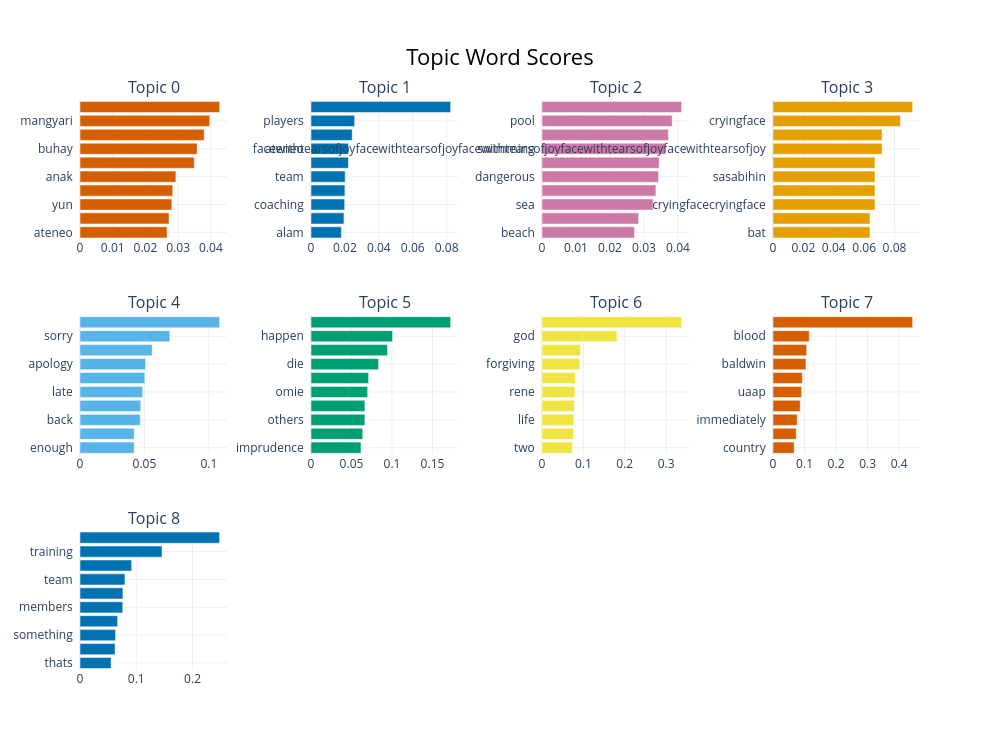

Notebook code for this chart:
### Code cell
topic_model.visualize_barchart(top_n_topics=10, n_words=10)

### Figure 1 — Plotly figure (JSON) as saved in the notebook; plotly's stock layout.template omitted (floating-point values rounded to 4 significant figures)
{"data": [{"marker": {"color": "#D55E00"}, "orientation": "h", "type": "bar", "x": [0.02661, 0.0272, 0.02807, 0.02834, 0.0293, 0.03492, 0.03579, 0.03795, 0.03964, 0.04267], "xaxis": "x", "y": ["ateneo  ", "nyo  ", "yun  ", "nman  ", "anak  ", "sorry  ", "buhay  ", "wala  ", "mangyari  ", "yan  "], "yaxis": "y"}, {"marker": {"color": "#0072B2"}, "orientation": "h", "type": "bar", "x": [0.01789, 0.01944, 0.01985, 0.01999, 0.02014, 0.0221, 0.02219, 0.02431, 0.02574, 0.08237], "xaxis": "x2", "y": ["alam  ", "tab  ", "coaching  ", "nga  ", "team  ", "training  ", "ateneo  ", "nya  ", "players  ", "coach  "], "yaxis": "y2"}, {"marker": {"color": "#CC79A7"}, "orientation": "h", "type": "bar", "x": [0.02722, 0.02842, 0.03265, 0.0335, 0.03427, 0.03446, 0.03629, 0.0372, 0.0383, 0.04108], "xaxis": "x3", "y": ["beach  ", "waters  ", "sea  ", "open  ", "dangerous  ", "ocean  ", "swimming  ", "water  ", "pool  ", "training  "], "yaxis": "y3"}, {"marker": {"color": "#E69F00"}, "orientation": "h", "type": "bar", "x": [0.06387, 0.06387, 0.06717, 0.06717, 0.06717, 0.06717, 0.07182, 0.07182, 0.08392, 0.09198], "xaxis": "x4", "y": ["bat  ", "grinningfacewithsweat  ", "cryingfacecryingface  ", "eye  ", "sasabihin  ", "cryingfacecryingfacecryingface  ", "facewithtearsofjoyfacewithtearsofjoyfacewithtearsofjoyfacewithtearsofjoyfacewithtearsofjoy  ", "bruhh  ", "cryingface  ", "bald  "], "yaxis": "y4"}, {"marker": {"color": "#56B4E9"}, "orientation": "h", "type": "bar", "x": [0.04206, 0.04206, 0.04673, 0.04717, 0.04862, 0.05033, 0.05087, 0.05602, 0.06973, 0.1084], "xaxis": "x5", "y": ["enough  ", "face  ", "back  ", "needed  ", "late  ", "apologize  ", "apology  ", "truth  ", "sorry  ", "jail  "], "yaxis": "y5"}, {"marker": {"color": "#009E73"}, "orientation": "h", "type": "bar", "x": [0.06172, 0.06389, 0.06655, 0.06655, 0.06998, 0.07119, 0.08347, 0.09444, 0.1007, 0.1724], "xaxis": "x6", "y": ["imprudence  ", "comes  ", "others  ", "blaming  ", "omie  ", "still  ", "die  ", "accident  ", "happen  ", "negligence  "], "yaxis": "y6"}, {"marker": {"color": "#F0E442"}, "orientation": "h", "type": "bar", "x": [0.07393, 0.07606, 0.07707, 0.07813, 0.07945, 0.08052, 0.09131, 0.09288, 0.1814, 0.3375], "xaxis": "x7", "y": ["two  ", "court  ", "life  ", "forgiveness  ", "rene  ", "heaven  ", "forgiving  ", "divine  ", "god  ", "justice  "], "yaxis": "y7"}, {"marker": {"color": "#D55E00"}, "orientation": "h", "type": "bar", "x": [0.06714, 0.07358, 0.07665, 0.08618, 0.09076, 0.09279, 0.1044, 0.1066, 0.115, 0.4428], "xaxis": "x8", "y": ["country  ", "guy  ", "immediately  ", "resignation  ", "uaap  ", "tab  ", "baldwin  ", "hands  ", "blood  ", "resign  "], "yaxis": "y8"}, {"marker": {"color": "#0072B2"}, "orientation": "h", "type": "bar", "x": [0.05514, 0.06233, 0.06321, 0.06693, 0.07589, 0.07626, 0.07986, 0.09181, 0.1457, 0.2482], "xaxis": "x9", "y": ["thats  ", "ateneo  ", "something  ", "parang  ", "members  ", "player  ", "team  ", "dagat  ", "training  ", "basketball  "], "yaxis": "y9"}], "layout": {"annotations": [{"font": {"size": 16}, "showarrow": false, "text": "Topic 0", "x": 0.0875, "xanchor": "center", "xref": "paper", "y": 1, "yanchor": "bottom", "yref": "paper"}, {"font": {"size": 16}, "showarrow": false, "text": "Topic 1", "x": 0.3625, "xanchor": "center", "xref": "paper", "y": 1, "yanchor": "bottom", "yref": "paper"}, {"font": {"size": 16}, "showarrow": false, "text": "Topic 2", "x": 0.6375, "xanchor": "center", "xref": "paper", "y": 1, "yanchor": "bottom", "yref": "paper"}, {"font": {"size": 16}, "showarrow": false, "text": "Topic 3", "x": 0.9125, "xanchor": "center", "xref": "paper", "y": 1, "yanchor": "bottom", "yref": "paper"}, {"font": {"size": 16}, "showarrow": false, "text": "Topic 4", "x": 0.0875, "xanchor": "center", "xref": "paper", "y": 0.6222, "yanchor": "bottom", "yref": "paper"}, {"font": {"size": 16}, "showarrow": false, "text": "Topic 5", "x": 0.3625, "xanchor": "center", "xref": "paper", "y": 0.6222, "yanchor": "bottom", "yref": "paper"}, {"font": {"size": 16}, "showarrow": false, "text": "Topic 6", "x": 0.6375, "xanchor": "center", "xref": "paper", "y": 0.6222, "yanchor": "bottom", "yref": "paper"}, {"font": {"size": 16}, "showarrow": false, "text": "Topic 7", "x": 0.9125, "xanchor": "center", "xref": "paper", "y": 0.6222, "yanchor": "bottom", "yref": "paper"}, {"font": {"size": 16}, "showarrow": false, "text": "Topic 8", "x": 0.0875, "xanchor": "center", "xref": "paper", "y": 0.2444, "yanchor": "bottom", "yref": "paper"}], "height": 750, "hoverlabel": {"bgcolor": "white", "font": {"family": "Rockwell", "size": 16}}, "showlegend": false, "title": {"font": {"color": "Black", "size": 22}, "text": "Topic Word Scores", "x": 0.5, "xanchor": "center", "yanchor": "top"}, "width": 1000, "xaxis": {"anchor": "y", "domain": [0, 0.175], "showgrid": true}, "xaxis10": {"anchor": "y10", "domain": [0.275, 0.45], "showgrid": true}, "xaxis11": {"anchor": "y11", "domain": [0.55, 0.725], "showgrid": true}, "xaxis12": {"anchor": "y12", "domain": [0.825, 1], "showgrid": true}, "xaxis2": {"anchor": "y2", "domain": [0.275, 0.45], "showgrid": true}, "xaxis3": {"anchor": "y3", "domain": [0.55, 0.725], "showgrid": true}, "xaxis4": {"anchor": "y4", "domain": [0.825, 1], "showgrid": true}, "xaxis5": {"anchor": "y5", "domain": [0, 0.175], "showgrid": true}, "xaxis6": {"anchor": "y6", "domain": [0.275, 0.45], "showgrid": true}, "xaxis7": {"anchor": "y7", "domain": [0.55, 0.725], "showgrid": true}, "xaxis8": {"anchor": "y8", "domain": [0.825, 1], "showgrid": true}, "xaxis9": {"anchor": "y9", "domain": [0, 0.175], "showgrid": true}, "yaxis": {"anchor": "x", "domain": [0.7556, 1], "showgrid": true}, "yaxis10": {"anchor": "x10", "domain": [0, 0.2444], "showgrid": true}, "yaxis11": {"anchor": "x11", "domain": [0, 0.2444], "showgrid": true}, "yaxis12": {"anchor": "x12", "domain": [0, 0.2444], "showgrid": true}, "yaxis2": {"anchor": "x2", "domain": [0.7556, 1], "showgrid": true}, "yaxis3": {"anchor": "x3", "domain": [0.7556, 1], "showgrid": true}, "yaxis4": {"anchor": "x4", "domain": [0.7556, 1], "showgrid": true}, "yaxis5": {"anchor": "x5", "domain": [0.3778, 0.6222], "showgrid": true}, "yaxis6": {"anchor": "x6", "domain": [0.3778, 0.6222], "showgrid": true}, "yaxis7": {"anchor": "x7", "domain": [0.3778, 0.6222], "showgrid": true}, "yaxis8": {"anchor": "x8", "domain": [0.3778, 0.6222], "showgrid": true}, "yaxis9": {"anchor": "x9", "domain": [0, 0.2444], "showgrid": true}}}
